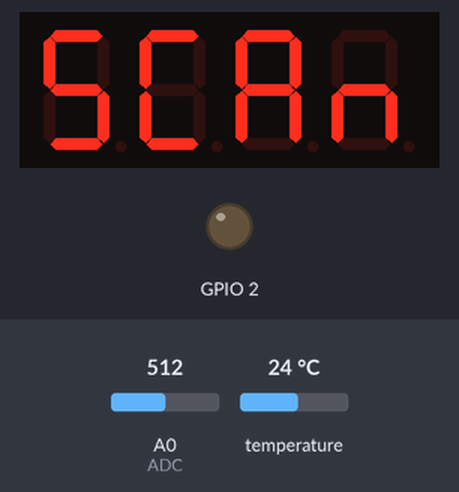
Recording of a sketch running on a simulated ESP8266 (NodeMCU). Shown: 4-digit seven-segment display, output pins drawn as LEDs (lit = HIGH). Inputs (shaded band) come from the test bench; at power-on: temperature 24 °C, A0 (ADC) = 512. A WiFi scan finds three made-up networks; what the sketch prints to the serial monitor is not drawn.

Above: at 0.6 s.
At 4.0 s:
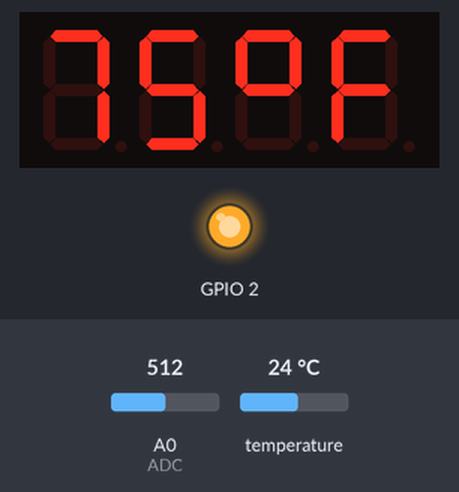
4.1 s: temperature set to 41 °C
At 5.1 s:
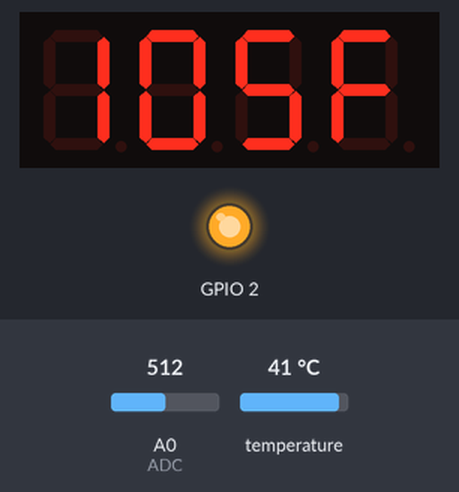
6.0 s: A0 (ADC) set to 106
7.5 s: A0 (ADC) set to 91
9.5 s: temperature set to 12 °C
At 11.0 s:
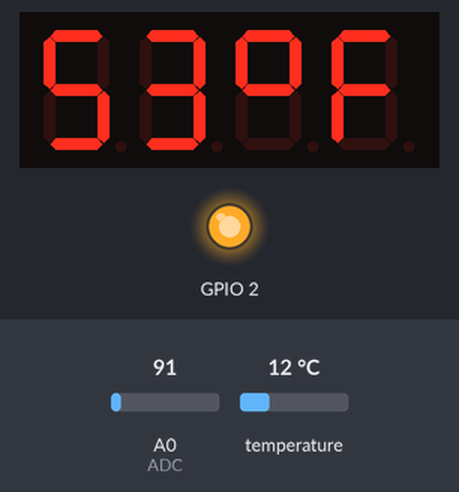
11.5 s: temperature set to 19 °C
At 13.0 s:
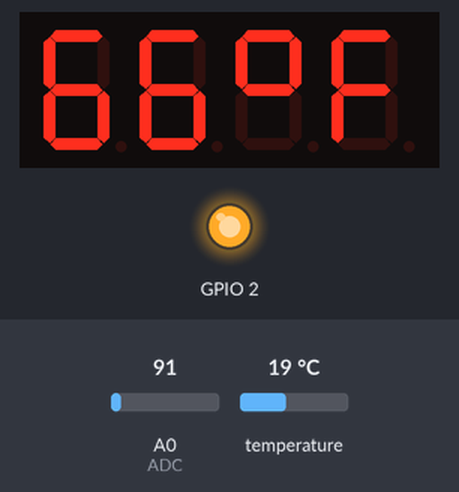
Timing chart, 0 to 14.5 s (numbered marks = the images above; inputs shaded):
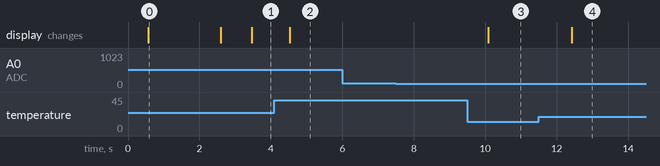

Measured:
- after the input at 4.1 s, the display: changes after 0.43 s (image 2)
- after the input at 6.0 s, every drawn part: stays the same
- after the input at 7.5 s, every drawn part: stays the same
- after the input at 9.5 s, the display: changes after 0.58 s (image 3)
- after the input at 11.5 s, the display: changes after 0.92 s (image 4)
- what the display in image 0 shows lasts 2.0 s, from 0.6 s to 2.6 s

The sketch:

DS18B20_arb_TM1637_Wi-Fi.ino
```cpp
/*

  Wemos D1 Mini Pin Connections

  +-----+--------+-------+----------------+
  | Pin | ESP    | Use   |
  +-----+--------+-------+----------------+
  | RST | RST    | Reset |
  +-----+--------+-------+----------------+
  | A0  | A0     | ADC   |
  +-----+--------+-------+----------------+
  | D0  | GPIO16 | WAKE  |
  +-----+--------+-------+----------------+
  | D5  | GPIO14 | SCLK  | LED display DIO
  +-----+--------+-------+----------------+
  | D6  | GPIO12 | MISO  | LED display CLK
  +-----+--------+-------+----------------+
  | D7  | GPIO13 | MOSI  |
  +-----+--------+-------+----------------+
  | D8  | GPIO15 | CS    |
  +-----+--------+-------+----------------+
  | 3V3 | 3.3V   |       | LED VCC
  +-----+--------+-------+----------------+
  | TX  | GPIO1  | TX    |
  +-----+--------+-------+----------------+
  | RX  | GPIO3  | RX    |
  +-----+--------+-------+----------------+
  | D1  | GPIO5  | SCL   |
  +-----+--------+-------+----------------+
  | D2  | GPIO4  | SDA   |
  +-----+--------+-------+----------------+
  | D3  | GPIO0  | FLASH |
  +-----+--------+-------+----------------+
  | D4  | GPIO2  | LED   | sync cue
  +-----+--------+-------+----------------+
  | G   | GND    | GND   | LED GND
  +-----+--------+-------+----------------+
  | 5V  | N/A    | VCC   |
  +-----+--------+-------+----------------+

*/

// standard library headers
#include <OneWire.h>
#include <DallasTemperature.h>  // Dallas Temperature Requires OneWire

// define options
#define LED1

// project library headers
#include "debug.h"
#include "led_utils.h"
#include "serial_utils.h"
#include "wifi_utils.h"

bool ssid_found = false;

// Data wire is plugged into port 2 on the Arduino
#define ONE_WIRE_BUS 4
#define TEMPERATURE_PRECISION 12

// Setup a oneWire instance to communicate with any OneWire devices (not just Maxim/Dallas temperature ICs)
OneWire oneWire(ONE_WIRE_BUS);

// Pass our oneWire reference to Dallas Temperature.
DallasTemperature sensors(&oneWire);

const int array_size = 5;
DeviceAddress therm[array_size];
int no_therm;
int no_therm_sum;
int idx_probe = -1;

// define ADC
const int ADC = A0;
int ADCvalue = -1;

void setup() {
  // initialize on-board LED
  pinMode(LED_BUILTIN, OUTPUT);  // Initialize the LED_BUILTIN pin as an output
  digitalWrite(LED_BUILTIN, LOW);

  serial_init();
  LED_init();

  Serial.println();
  Serial.println("---------------");
  Serial.println("Dallas Temperature IC Control Library Demo");
  Serial.println("---------------");

  // Start up the library
  sensors.begin();

  // locate devices on the bus
  Serial.print("Locating devices...");
  Serial.print("Found ");
  no_therm = sensors.getDeviceCount();
  no_therm_sum = no_therm;
  Serial.print(no_therm);
  Serial.println(" devices.");

  Serial.print("Checking number of sensors vs array length: ");
  if (no_therm > array_size) {
    Serial.println("ERROR, make array larger!");
    exit;
  } else {
    Serial.print("OK ");
    Serial.print(no_therm);
    Serial.print(" < ");
    Serial.println(array_size);
  }

  // report parasite power requirements
  Serial.print("Parasite power is: ");
  if (sensors.isParasitePowerMode()) Serial.println("ON");
  else Serial.println("OFF");

  oneWire.reset_search();
  for (int i = 0; i < no_therm; i++) {
    if (!oneWire.search(therm[i])) {
      Serial.print("Unable to find address for sensor ");
      Serial.println(i);
    } else {
      Serial.print("Device ");
      Serial.print(i);
      Serial.print(" Address: ");
      printAddress(therm[i]);
      Serial.println();
    }
  }

  for (int i = 0; i < no_therm; i++) {
    // set the resolution to 9 bit per device
    sensors.setResolution(therm[i], TEMPERATURE_PRECISION);
    Serial.print("Device ");
    Serial.print(i);
    Serial.print(" Resolution: ");
    Serial.print(sensors.getResolution(therm[i]), DEC);
    Serial.println();
  }

  wifi_scan();

  // clear displays
  display.clear();
  digitalWrite(LED_BUILTIN, HIGH);  // Turn the LED off by making the voltage HIGH
}

// function to print a device address
void printAddress(DeviceAddress deviceAddress) {
  for (uint8_t i = 0; i < 8; i++) {
    // zero pad the address if necessary
    if (deviceAddress[i] < 16) Serial.print("0");
    Serial.print(deviceAddress[i], HEX);
  }
}

// function to print the temperature for a device
void printTemperature(DeviceAddress deviceAddress) {
  float tempC = sensors.getTempC(deviceAddress);
  if (tempC == DEVICE_DISCONNECTED_C) {
    Serial.println("Error: Could not read temperature data");
    return;
  }
  Serial.print("Temp C: ");
  Serial.print(tempC);
  Serial.print(" Temp F: ");
  Serial.print(DallasTemperature::toFahrenheit(tempC));
}

// function to print a device's resolution
void printResolution(DeviceAddress deviceAddress) {
  Serial.print("Resolution: ");
  Serial.print(sensors.getResolution(deviceAddress));
  Serial.println();
}

// main function to print information about a device
void printData(DeviceAddress deviceAddress) {
  Serial.print(" Device Address: ");
  printAddress(deviceAddress);
  Serial.print(" ");
  printTemperature(deviceAddress);
  Serial.println();
}

void loop() {
  float atempC[array_size];
  float atempF[array_size];
  float temp_sum = 0;
  float temp_mean = 0;
  float temp_std = 0;
  float temp_var_sum = 0;
  float temp_var_mean = 0;

  // read the value from the sensor:
  ADCvalue = analogRead(ADC);
  Serial.print("ADC value = ");
  Serial.println(ADCvalue);
  const int ADCmax = 1024;

  if (true) {
    float ADCscale = ADCvalue / ADCmax;
    Serial.print("ADC scale = ");
    Serial.println(ADCscale);

    // connect to wi-fi if connected to power
    if (ADCvalue == ADCmax) {
      Serial.println("Battery connected to power.");
      if (ssid_found) {
        Serial.print(" Connecting to Wi-Fi...");
        if (WiFi.status() != WL_CONNECTED) {
          display.setSegments(SEG_CONN);
          wifi_con();
        } else {
          Serial.println("Wi-Fi already connected. Continuing...");
        }
      } else {
        Serial.print(ssid);
        Serial.println(" not found");
      }

    }
    // otherwise turn off modem
    else if (ADCvalue < 100) {
      Serial.println("Battery removed from power. Disconnecting from  Wi-Fi...");
      if (WiFi.status() == WL_CONNECTED) {
        wifi_discon();
      } else {
        Serial.println("Wi-Fi already disconnected. Continuing...");
      }
    }
  }

  // call sensors.requestTemperatures() to issue a global temperature
  // request to all devices on the bus
  Serial.print("Requesting temperatures...");
  sensors.requestTemperatures();
  Serial.println("OK");

  // print the device information
  for (int i = 0; i < no_therm; i++) {
    printData(therm[i]);
    atempC[i] = sensors.getTempC(therm[i]);
    atempF[i] = sensors.getTempF(therm[i]);
    if (i != idx_probe) temp_sum += atempF[i];
  }
  temp_mean = temp_sum / no_therm_sum;

  // print average temperature and calculate standard deviation
  if (no_therm_sum > 1) {
    Serial.print("Average temperature = ");
    Serial.print(temp_mean);
    for (int i = 0; i < no_therm; i++) {
      if (i != idx_probe) temp_var_sum += sq(atempF[i] - temp_mean);
    }
    temp_var_mean = temp_var_sum / no_therm_sum;
    temp_std = sqrt(temp_var_mean);
    Serial.print(" +/- ");
    Serial.print(temp_std);
    Serial.print(" °F");
    Serial.print(" (N = ");
    Serial.print(no_therm_sum);
    Serial.println(")");
  }
  if (no_therm_sum > 0) {
    // update LED display
    if ((temp_mean >= 0) && (temp_mean < 100)) {
      display.setSegments(SEG_degF, 2, 2);
      display.showNumberDec(temp_mean, false, 2, 0);
    }

    if ((temp_mean >= 100) || ((temp_mean < 0) && (temp_mean > -100))) {
      display.setSegments(SEG_letF, 1, 3);
      display.showNumberDec(temp_mean, false, 3, 0);
    }

    if (temp_mean <= -100) {
      display.showNumberDec(temp_mean, false, 4, 0);
    }
  } else {
    display.setSegments(SEG_bad, 4, 0);
    Serial.println(" No temperature sensors found!");
  }

  delay(PRINT_DELAY);
}

void wifi_scan() {
  Serial.print("Wi-Fi status : ");
  Serial.println(WiFi.status());
  Serial.print("scaning networks...");
  display.setSegments(SEG_scan, 4, 0);
  int n = WiFi.scanNetworks();
  Serial.println("done");
  Serial.print("Wi-Fi status : ");
  Serial.println(WiFi.status());
  if (n == 0)
    Serial.println("no networks found");
  else {
    Serial.print(n);
    Serial.println(" networks found");
    for (int i = 0; i < n; ++i) {
      // Print SSID and RSSI for each network found
      Serial.print(i);
      Serial.print(": ");
      Serial.println(WiFi.SSID(i));
      if (WiFi.SSID(i) == ssid) {  //enter the ssid which you want to search
        Serial.print(ssid);
        Serial.println(" is available");
        ssid_found = true;
        break;
      }
    }
  }
}

void wifi_con() {
  WiFi.forceSleepWake();  // Wifi on
  Serial.println("Exit modem sleep mode");
  Serial.print("MAC address : ");
  Serial.println(WiFi.macAddress());
  Serial.print("Wi-Fi status : ");
  Serial.println(WiFi.status());
  WiFi.mode(WIFI_STA);  // station mode
  Serial.print("Connecting to ");
  Serial.print(ssid);
  Serial.print("...");
  WiFi.begin(ssid, pass);
  int counter = 0;
  const int wait_lim = 10000 / PRINT_DELAY;
  while ((WiFi.status() != WL_CONNECTED) && (counter < wait_lim)) {
    delay(PRINT_DELAY);
    Serial.print(".");
    counter++;
    Serial.print("Wi-Fi status : ");
    Serial.println(WiFi.status());
    if (counter == wait_lim) {
      Serial.println("timeout");
      display.setSegments(SEG_fail, 4, 0);
      delay(PRINT_DELAY);
    }
  }

  // print status
  Serial.print("connected\n");
  display.setSegments(SEG_good, 4, 0);
  delay(PRINT_DELAY);
  Serial.print("Wi-Fi status : ");
  Serial.println(WiFi.status());
  Serial.print("gateway IP address: ");
  Serial.println(WiFi.gatewayIP());
  Serial.print("  local IP address: ");
  Serial.println(WiFi.localIP());
  int rssi = WiFi.RSSI();
  Serial.print("signal strength (RSSI): ");
  Serial.println(rssi);
}

void wifi_discon() {
  Serial.print("Wi-Fi status : ");
  Serial.println(WiFi.status());
  Serial.print("Disconnecting from ");
  Serial.print(WiFi.SSID());
  Serial.print("...");
  WiFi.disconnect();
  while (WiFi.status() == WL_CONNECTED) {
    delay(PRINT_DELAY);
    Serial.print(".");
  }
  Serial.print("disconnected\n");
  Serial.print("Wi-Fi status : ");
  Serial.println(WiFi.status());

  Serial.println("Enter modem sleep mode...");
  WiFi.forceSleepBegin();  // Wifi off
  delay(1);                //the modem won't go to sleep unless you do a delay
}
```
